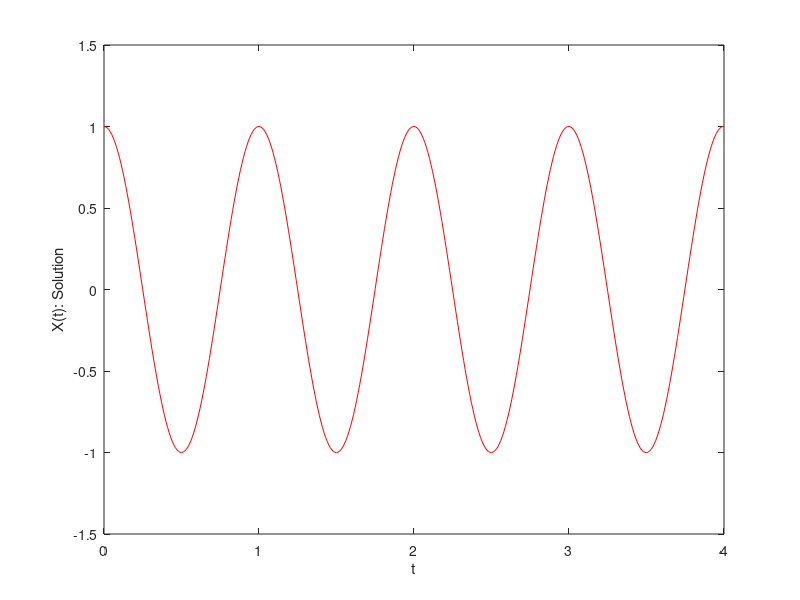

This figure's MATLAB source:
clear all
close all
clc

ts=0.01;
tfinal=4;
%Solving X''+4*pi^2=0 with HEUN METHOD

%Condiciones Iniciales - Initial Conditions
x=1;
y=0;
dx=y;
dy=-(4*pi^2)*x;
%%%%%%%
tic
for t=ts:ts:tfinal
    
    x_=x(end)+ts*dx(end);
    y_=y(end)+ts*dy(end);
    dx_=y_;
    dy_=-(4*pi^2)*x_;
    
    x=[x x(end)+ts*0.5*(dx(end)+dx_)];
    y=[y y(end)+ts*0.5*(dy(end)+dy_)];
    dx=[dx y(end)];
    dy=[dy -(4*pi^2)*x(end)];
end
toc
plot(0:ts:tfinal,x,'r')
xlabel('t')
ylabel('X(t): Solution')